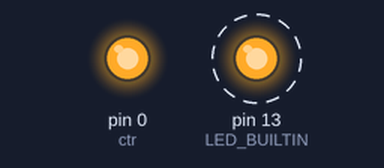
A sketch run on a simulated Arduino Uno, built with avr-gcc and run on an emulated ATmega328P. Shown: output pins drawn as LEDs (lit = HIGH). Dashed ring = blinking.

Above: at 0.1 s.
At 38.1 s:
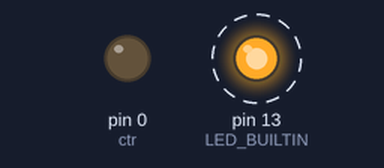
Timing chart, 0 to 40.0 s (numbered marks = the images above):
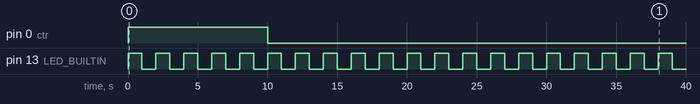

The sketch:

circuit_breaker.ino
```cpp
//Author: Vivekanand Dhakane
//Uploaded on: 2 March 2020
#define ctr 0
int count=0;
void setup() {
  // initialize digital pin LED_BUILTIN as an output.
  pinMode(LED_BUILTIN, OUTPUT);
  pinMode(ctr, OUTPUT);
  digitalWrite(ctr, HIGH);
}

// the loop function runs over and over again forever
void loop() {
  digitalWrite(LED_BUILTIN, HIGH);   // turn the LED on (HIGH is the voltage level)
  delay(1000);                       // wait for a second
  digitalWrite(LED_BUILTIN, LOW);    // turn the LED off by making the voltage LOW
  delay(1000);  // wait for a second
  count++;
  if(count==5)
  {
       digitalWrite(ctr, LOW);
    }
}
```

Measured:
- by itself, pin 0 (ctr): HIGH → LOW at 10.0 s
- by itself, pin 13 (LED_BUILTIN): alternates HIGH for 1.0 s and LOW for 1.0 s
